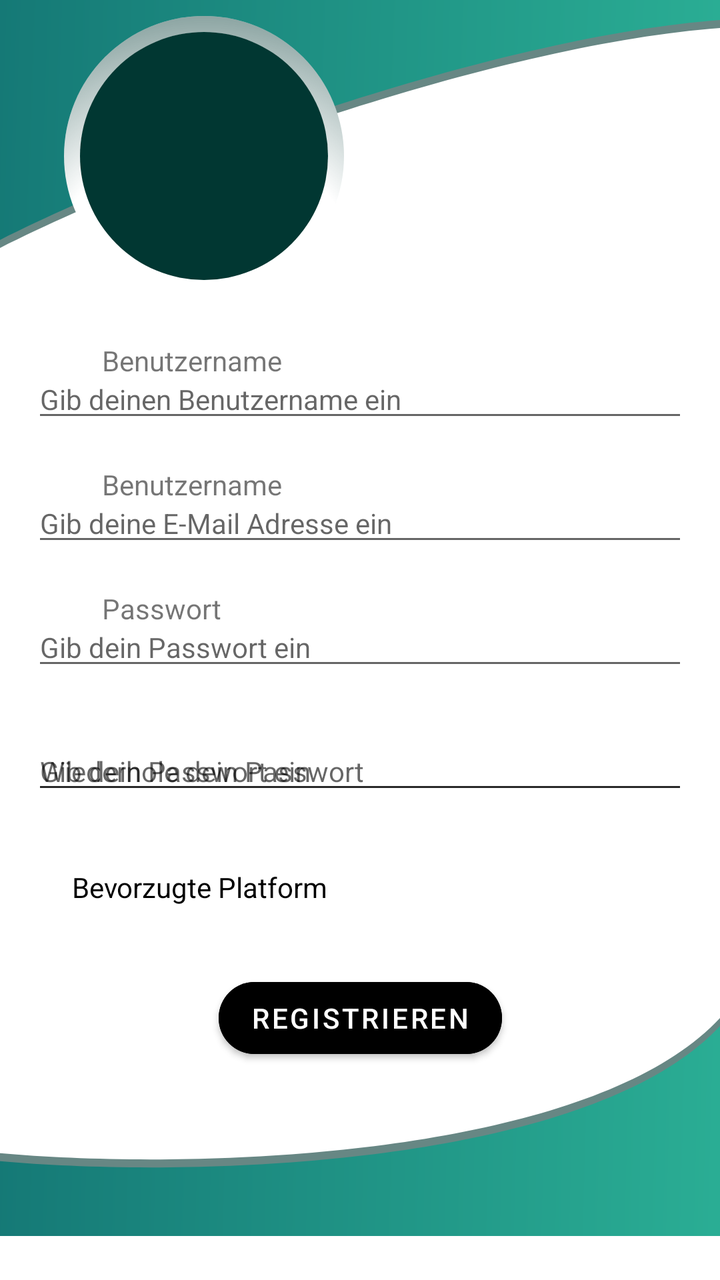
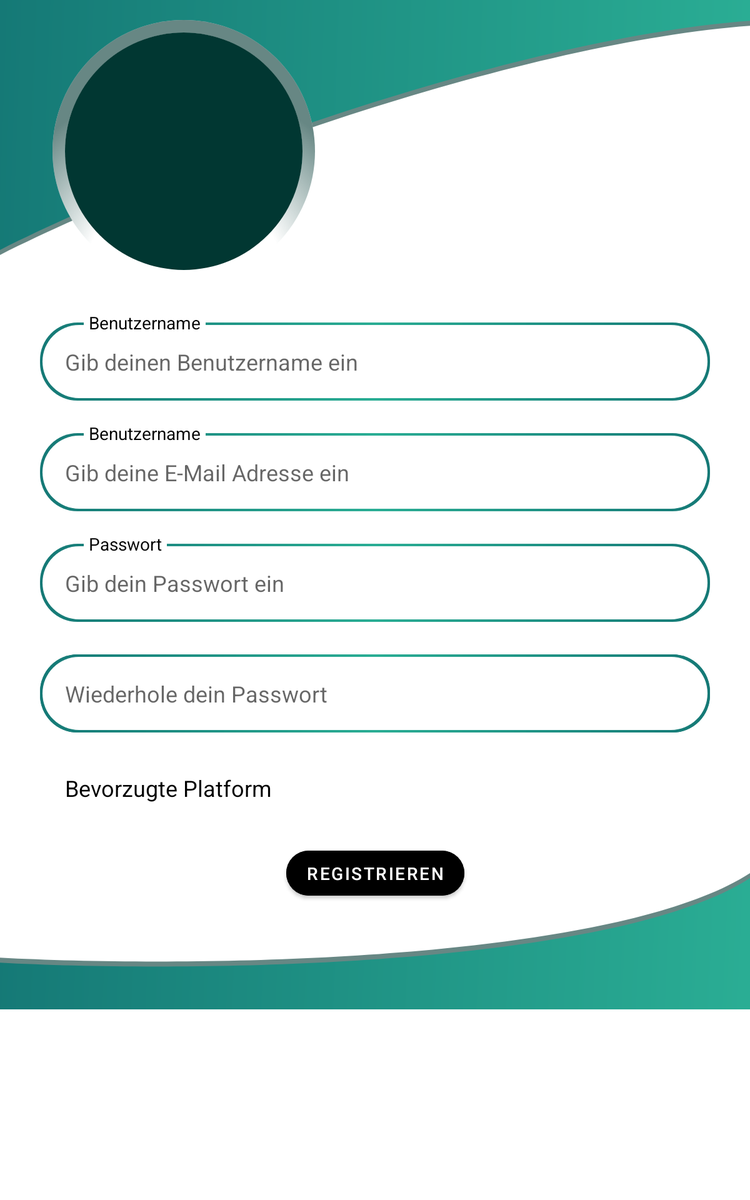

Compare how this app lays out the same screen by default and in its alternative resource folder. The renders come first, then the two layout files and the values they reference.
<!-- AndroidManifest.xml: application theme Theme.Themenschaedel -->
<!-- res/layout/fragment_register.xml -->
<?xml version="1.0" encoding="utf-8"?>
<androidx.constraintlayout.widget.ConstraintLayout xmlns:android="http://schemas.android.com/apk/res/android"
    xmlns:app="http://schemas.android.com/apk/res-auto"
    xmlns:tools="http://schemas.android.com/tools"
    android:id="@+id/fragment_register_layout_top"
    android:layout_width="match_parent"
    android:layout_height="match_parent"
    tools:context=".view.RegisterFragment">

  <ImageView
      android:id="@+id/fragment_register_curve_top_shadow"
      android:contentDescription="@string/contentDescription_curve_top_shadow"
      android:layout_width="0dp"
      android:layout_height="0dp"
      android:layout_marginTop="4dp"
      android:background="@drawable/ic_curve_top_register"
      android:backgroundTint="@color/secondaryColor_Alpha60"
      app:layout_constraintDimensionRatio="w,1:3"
      app:layout_constraintEnd_toEndOf="parent"
      app:layout_constraintStart_toStartOf="parent"
      app:layout_constraintTop_toTopOf="parent" />

  <ImageView
      android:id="@+id/fragment_register_curve_top"
      android:layout_width="0dp"
      android:contentDescription="@string/contentDescription_curve"
      android:layout_height="0dp"
      android:background="@drawable/ic_curve_top_register"
      app:layout_constraintDimensionRatio="w,1:3"
      app:layout_constraintEnd_toEndOf="parent"
      app:layout_constraintStart_toStartOf="parent"
      app:layout_constraintTop_toTopOf="parent" />

  <ImageView
      android:id="@+id/fragment_register_circle"
      android:layout_width="140dp"
      android:layout_height="0dp"
      android:contentDescription="@string/contentDescription_profile_field_background"
      android:layout_marginStart="32dp"
      android:layout_marginTop="8dp"
      android:background="@drawable/ic_circle"
      app:layout_constraintDimensionRatio="h,1:1"
      app:layout_constraintStart_toStartOf="parent"
      app:layout_constraintTop_toTopOf="parent" />

  <androidx.cardview.widget.CardView
      android:id="@+id/fragment_register_image_mask"
      android:layout_width="0dp"
      android:layout_height="0dp"
      android:layout_centerHorizontal="true"
      android:layout_marginStart="8dp"
      android:layout_marginTop="8dp"
      android:layout_marginEnd="8dp"
      android:layout_marginBottom="8dp"
      app:cardCornerRadius="66dp"
      app:cardElevation="0dp"
      app:layout_constraintBottom_toBottomOf="@+id/fragment_register_circle"
      app:layout_constraintDimensionRatio="h,1:1"
      app:layout_constraintEnd_toEndOf="@+id/fragment_register_circle"
      app:layout_constraintStart_toStartOf="@+id/fragment_register_circle"
      app:layout_constraintTop_toTopOf="@+id/fragment_register_circle">

    <ImageView
        android:id="@+id/fragment_register_image"
        android:layout_width="match_parent"
        android:layout_height="match_parent"
        android:contentDescription="@string/contentDescription_profile_image"
        android:src="@drawable/img_default_profile" />
  </androidx.cardview.widget.CardView>

  <ScrollView
      android:layout_width="match_parent"
      android:layout_height="0dp"
      app:layout_constraintBottom_toBottomOf="parent"
      app:layout_constraintEnd_toEndOf="parent"
      app:layout_constraintStart_toStartOf="parent"
      app:layout_constraintTop_toBottomOf="@+id/fragment_register_circle"
      app:layout_constraintVertical_bias="0.0">

    <androidx.constraintlayout.widget.ConstraintLayout
        android:layout_width="match_parent"
        android:layout_height="wrap_content">

      <EditText
          android:id="@+id/fragment_register_username"
          style="@style/Login.EditText"
          android:autofillHints="@string/profile_name_autofill"
          android:layout_width="0dp"
          android:layout_height="wrap_content"
          android:layout_marginStart="16dp"
          android:layout_marginTop="32dp"
          android:layout_marginEnd="16dp"
          android:ems="10"
          android:hint="@string/login_username_hint"
          android:inputType="textPersonName"
          app:layout_constraintEnd_toEndOf="parent"
          app:layout_constraintStart_toStartOf="parent"
          app:layout_constraintTop_toTopOf="parent" />

      <TextView
          android:id="@+id/fragment_register_username_hint"
          style="@style/Login.EditText_Hint"
          android:layout_width="wrap_content"
          android:layout_height="wrap_content"
          android:layout_marginStart="35dp"
          android:text="@string/profile_name_hint"
          app:layout_constraintBottom_toTopOf="@+id/fragment_register_username"
          app:layout_constraintStart_toStartOf="@+id/fragment_register_mail"
          app:layout_constraintTop_toTopOf="@+id/fragment_register_username" />

      <EditText
          android:id="@+id/fragment_register_mail"
          style="@style/Login.EditText"
          android:layout_width="0dp"
          android:layout_height="wrap_content"
          android:layout_marginStart="16dp"
          android:layout_marginTop="26dp"
          android:layout_marginEnd="16dp"
          android:autofillHints="@string/profile_email_autofill"
          android:ems="10"
          android:hint="@string/login_mail_hint"
          android:inputType="textEmailAddress"
          app:layout_constraintEnd_toEndOf="parent"
          app:layout_constraintStart_toStartOf="parent"
          app:layout_constraintTop_toBottomOf="@+id/fragment_register_username" />

      <TextView
          android:id="@+id/fragment_register_mail_hint"
          style="@style/Login.EditText_Hint"
          android:layout_width="wrap_content"
          android:layout_height="wrap_content"
          android:layout_marginStart="35dp"
          android:text="@string/profile_name_hint"
          app:layout_constraintBottom_toTopOf="@+id/fragment_register_mail"
          app:layout_constraintStart_toStartOf="@+id/fragment_register_mail"
          app:layout_constraintTop_toTopOf="@+id/fragment_register_mail" />

      <EditText
          android:id="@+id/fragment_register_password"
          style="@style/Login.EditText"
          android:autofillHints="@string/profile_password_autofill"
          android:layout_width="0dp"
          android:layout_height="wrap_content"
          android:layout_marginTop="26dp"
          android:ems="10"
          android:hint="@string/login_password_hint"
          android:inputType="textPassword"
          app:layout_constraintEnd_toEndOf="@+id/fragment_register_mail"
          app:layout_constraintStart_toStartOf="@+id/fragment_register_mail"
          app:layout_constraintTop_toBottomOf="@+id/fragment_register_mail" />

      <EditText
          android:id="@+id/fragment_register_password_again"
          style="@style/Login.EditText"
          android:autofillHints="@string/profile_password_autofill"
          android:layout_width="0dp"
          android:layout_height="wrap_content"
          android:layout_marginTop="26dp"
          android:ems="10"
          android:hint="@string/login_password_hint"
          android:inputType="textPassword"
          app:layout_constraintEnd_toEndOf="@+id/fragment_register_mail"
          app:layout_constraintHorizontal_bias="0.0"
          app:layout_constraintStart_toStartOf="@+id/fragment_register_mail"
          app:layout_constraintTop_toBottomOf="@+id/fragment_register_password" />

      <EditText
          android:id="@+id/fragment_register_password_again2"
          style="@style/Login.EditText"
          android:layout_width="0dp"
          android:layout_height="wrap_content"
          android:layout_marginTop="26dp"
          android:autofillHints="@string/profile_password_autofill"
          android:ems="10"
          android:hint="@string/login_password_again_hint"
          android:inputType="textPassword"
          app:layout_constraintEnd_toEndOf="@+id/fragment_register_mail"
          app:layout_constraintHorizontal_bias="0.0"
          app:layout_constraintStart_toStartOf="@+id/fragment_register_mail"
          app:layout_constraintTop_toBottomOf="@+id/fragment_register_password" />

      <TextView
          android:id="@+id/fragment_register_password_hint"
          style="@style/Login.EditText_Hint"
          android:layout_width="wrap_content"
          android:layout_height="wrap_content"
          android:text="@string/profile_password_hint"
          app:layout_constraintBottom_toTopOf="@+id/fragment_register_password"
          app:layout_constraintStart_toStartOf="@+id/fragment_register_mail_hint"
          app:layout_constraintTop_toTopOf="@+id/fragment_register_password" />

      <TextView
          android:id="@+id/fragment_register_plattfrom"
          android:layout_width="wrap_content"
          android:layout_height="wrap_content"
          android:layout_marginStart="20dp"
          android:layout_marginTop="32dp"
          android:layout_marginBottom="32dp"
          style="@style/Register.Subtitle"
          android:text="@string/login_choosen_platform"
          app:layout_constraintBottom_toTopOf="@+id/fragment_register_button"
          app:layout_constraintStart_toStartOf="@+id/fragment_register_password_again"
          app:layout_constraintTop_toBottomOf="@+id/fragment_register_password_again" />

      <ImageView
          android:id="@+id/fragment_register_curve_bottom_shadow"
          android:layout_width="0dp"
          android:contentDescription="@string/contentDescription_curve_bottom_shadow"
          android:layout_height="wrap_content"
          android:layout_marginBottom="4dp"
          android:background="@drawable/ic_curve_bottom_register"
          android:backgroundTint="@color/secondaryColor_Alpha60"
          app:layout_constraintBottom_toBottomOf="parent"
          app:layout_constraintEnd_toEndOf="parent"
          app:layout_constraintStart_toStartOf="parent" />

      <ImageView
          android:id="@+id/fragment_register_curve_bottom"
          android:layout_width="0dp"
          android:contentDescription="@string/contentDescription_curve"
          android:layout_height="wrap_content"
          android:background="@drawable/ic_curve_bottom_register"
          app:layout_constraintBottom_toBottomOf="parent"
          app:layout_constraintEnd_toEndOf="parent"
          app:layout_constraintStart_toStartOf="parent" />

      <Button
          android:id="@+id/fragment_register_button"
          android:layout_width="wrap_content"
          android:layout_height="wrap_content"
          android:backgroundTint="@color/black"
          android:text="@string/login_register_2"
          app:cornerRadius="20dp"
          app:layout_constraintBottom_toTopOf="@+id/fragment_register_curve_bottom_shadow"
          app:layout_constraintEnd_toEndOf="@+id/fragment_register_password_again"
          app:layout_constraintStart_toStartOf="@+id/fragment_register_password_again"
          app:layout_constraintTop_toTopOf="@+id/fragment_register_curve_bottom_shadow" />
    </androidx.constraintlayout.widget.ConstraintLayout>
  </ScrollView>

</androidx.constraintlayout.widget.ConstraintLayout>
<!-- resources referenced by this layout -->
<resources>
  <color name="black">#FF000000</color>
  <color name="secondaryColor_Alpha60">#99013732</color>
  <!-- drawable ic_circle (drawable) -->
  <?xml version="1.0" encoding="utf-8"?>
  <layer-list xmlns:android="http://schemas.android.com/apk/res/android">
      <item android:drawable="@drawable/ic_circle_background"/>
      <item android:drawable="@drawable/ic_circle_shadow"/>
  </layer-list>
  <!-- drawable img_default_profile (drawable) -->
  <?xml version="1.0" encoding="utf-8"?>
  <shape xmlns:android="http://schemas.android.com/apk/res/android"
      android:shape="rectangle">
  
      <solid android:color="@color/secondaryColor"/>
      <size android:height="100dp" android:width="100dp"/>
  
  </shape>
  <string name="contentDescription_curve">Eine wellenartige Form, die einen Verlauf hat</string>
  <string name="contentDescription_curve_bottom_shadow">Der Schatten der oberen Wellenform</string>
  <string name="contentDescription_curve_top_shadow">Der Schatten der oberen Wellenform</string>
  <string name="contentDescription_profile_field_background">Kreis hinter dem Profilbild</string>
  <string name="contentDescription_profile_image">Profilbild</string>
  <string name="login_choosen_platform">Bevorzugte Platform</string>
  <string name="login_mail_hint">Gib deine E-Mail Adresse ein</string>
  <string name="login_password_again_hint">Wiederhole dein Passwort</string>
  <string name="login_password_hint">Gib dein Passwort ein</string>
  <string name="login_register_2">registrieren</string>
  <string name="login_username_hint">Gib deinen Benutzername ein</string>
  <string name="profile_email_autofill">Deine E-Mail</string>
  <string name="profile_name_autofill">Dein Benutzername</string>
  <string name="profile_name_hint">Benutzername</string>
  <string name="profile_password_autofill">Dein Passwort</string>
  <string name="profile_password_hint">Passwort</string>
  <style name="Login.EditText_Hint">
          <item name="android:textSize">14sp</item>
          <item name="android:textAlignment">center</item>
          <item name="android:textColor">@color/onBackground</item>
          <item name="android:paddingStart">4dp</item>
          <item name="android:paddingEnd">4dp</item>
          <item name="android:background">@color/background</item>
      </style>
  <style name="Register.Subtitle">
          <item name="android:textSize">14sp</item>
          <item name="android:textColor">@color/onSurface</item>
      </style>
  <!-- from res/values-v28/ -->
  <style name="Theme.Themenschaedel" parent="Theme.Themenschaedel.Base">
          <item name="android:ambientShadowAlpha">0.1</item>
          <item name="android:outlineAmbientShadowColor">@color/primary</item>
          <item name="android:spotShadowAlpha">0.25</item>
          <item name="android:outlineSpotShadowColor">@color/primary</item>
      </style>
  <!-- drawable ic_circle_background (drawable) -->
  <?xml version="1.0" encoding="utf-8"?>
  <shape xmlns:android="http://schemas.android.com/apk/res/android" android:shape="oval">
      <solid android:color="@color/background"/>
      <size android:width="50dp" android:height="50dp"/>
  </shape>
  <color name="secondaryColor">#013732</color>
  <color name="teal">#018B8C</color>
  <color name="primaryColor">#2AAD94</color>
  <style name="HintText" parent="TextAppearance.Design.Hint">
          <item name="android:textSize">12sp</item>
          <item name="android:textColor">#7EAFA6</item>
      </style>
  <color name="onBackground">#FF000000</color>
  <color name="background">#FFFFFFFF</color>
  <color name="onSurface">#FF000000</color>
  <!-- from res/values-v21/ -->
  <style name="Theme.Themenschaedel.Base" parent="Theme.MaterialComponents.DayNight.NoActionBar">
          <item name="android:statusBarColor">@android:color/transparent</item>
      </style>
  <color name="secondaryColor_Alpha0">#00013732</color>
</resources>
<!-- res/layout-large/fragment_register.xml (the repository's variant of the layout above) -->
<!-- drawn on a 7-inch tablet held upright -->
<?xml version="1.0" encoding="utf-8"?>
<androidx.constraintlayout.widget.ConstraintLayout xmlns:android="http://schemas.android.com/apk/res/android"
    xmlns:app="http://schemas.android.com/apk/res-auto"
    xmlns:tools="http://schemas.android.com/tools"
    android:id="@+id/fragment_register_layout_top"
    android:layout_width="match_parent"
    android:layout_height="match_parent"
    tools:context=".view.RegisterFragment">

    <ImageView
        android:id="@+id/fragment_register_curve_top_shadow"
        android:contentDescription="@string/contentDescription_curve_top_shadow"
        android:layout_width="0dp"
        android:layout_height="0dp"
        android:layout_marginTop="4dp"
        android:background="@drawable/ic_curve_top_register"
        android:backgroundTint="@color/secondaryColor_Alpha60"
        app:layout_constraintDimensionRatio="w,1:3"
        app:layout_constraintEnd_toEndOf="parent"
        app:layout_constraintStart_toStartOf="parent"
        app:layout_constraintTop_toTopOf="parent" />

    <ImageView
        android:id="@+id/fragment_register_curve_top"
        android:layout_width="0dp"
        android:contentDescription="@string/contentDescription_curve"
        android:layout_height="0dp"
        android:background="@drawable/ic_curve_top_register"
        app:layout_constraintDimensionRatio="w,1:3"
        app:layout_constraintEnd_toEndOf="parent"
        app:layout_constraintStart_toStartOf="parent"
        app:layout_constraintTop_toTopOf="parent" />

    <ImageView
        android:id="@+id/fragment_register_circle"
        android:layout_width="210dp"
        android:layout_height="0dp"
        android:layout_marginStart="42dp"
        android:layout_marginTop="16dp"
        android:background="@drawable/ic_circle"
        android:contentDescription="@string/contentDescription_profile_field_background"
        app:layout_constraintDimensionRatio="h,1:1"
        app:layout_constraintStart_toStartOf="parent"
        app:layout_constraintTop_toTopOf="parent" />

    <androidx.cardview.widget.CardView
        android:id="@+id/fragment_register_image_mask"
        android:layout_width="0dp"
        android:layout_height="0dp"
        android:layout_centerHorizontal="true"
        android:layout_marginStart="10dp"
        android:layout_marginTop="10dp"
        android:layout_marginEnd="10dp"
        android:layout_marginBottom="10dp"
        app:cardCornerRadius="100dp"
        app:cardElevation="0dp"
        app:layout_constraintBottom_toBottomOf="@+id/fragment_register_circle"
        app:layout_constraintDimensionRatio="h,1:1"
        app:layout_constraintEnd_toEndOf="@+id/fragment_register_circle"
        app:layout_constraintStart_toStartOf="@+id/fragment_register_circle"
        app:layout_constraintTop_toTopOf="@+id/fragment_register_circle">

        <ImageView
            android:id="@+id/fragment_register_image"
            android:layout_width="match_parent"
            android:layout_height="match_parent"
            android:contentDescription="@string/contentDescription_profile_image"
            android:src="@drawable/img_default_profile" />
    </androidx.cardview.widget.CardView>

    <ScrollView
        android:layout_width="match_parent"
        android:layout_height="0dp"
        app:layout_constraintBottom_toBottomOf="parent"
        app:layout_constraintEnd_toEndOf="parent"
        app:layout_constraintStart_toStartOf="parent"
        app:layout_constraintTop_toBottomOf="@+id/fragment_register_circle"
        app:layout_constraintVertical_bias="0.0">

        <androidx.constraintlayout.widget.ConstraintLayout
            android:layout_width="match_parent"
            android:layout_height="wrap_content">

            <EditText
                android:id="@+id/fragment_register_username"
                style="@style/Login.EditText"
                android:layout_width="0dp"
                android:layout_height="wrap_content"
                android:layout_marginStart="32dp"
                android:layout_marginTop="32dp"
                android:layout_marginEnd="32dp"
                android:autofillHints="@string/profile_name_autofill"
                android:ems="10"
                android:hint="@string/login_username_hint"
                android:inputType="textPersonName"
                app:layout_constraintEnd_toEndOf="parent"
                app:layout_constraintStart_toStartOf="parent"
                app:layout_constraintTop_toTopOf="parent" />

            <TextView
                android:id="@+id/fragment_register_username_hint"
                style="@style/Login.EditText_Hint"
                android:layout_width="wrap_content"
                android:layout_height="wrap_content"
                android:layout_marginStart="35dp"
                android:text="@string/profile_name_hint"
                app:layout_constraintBottom_toTopOf="@+id/fragment_register_username"
                app:layout_constraintStart_toStartOf="@+id/fragment_register_mail"
                app:layout_constraintTop_toTopOf="@+id/fragment_register_username" />

            <EditText
                android:id="@+id/fragment_register_mail"
                style="@style/Login.EditText"
                android:layout_width="0dp"
                android:layout_height="wrap_content"
                android:layout_marginTop="26dp"
                android:autofillHints="@string/profile_email_autofill"
                android:ems="10"
                android:hint="@string/login_mail_hint"
                android:inputType="textEmailAddress"
                app:layout_constraintEnd_toEndOf="@+id/fragment_register_username"
                app:layout_constraintStart_toStartOf="@+id/fragment_register_username"
                app:layout_constraintTop_toBottomOf="@+id/fragment_register_username" />

            <TextView
                android:id="@+id/fragment_register_mail_hint"
                style="@style/Login.EditText_Hint"
                android:layout_width="wrap_content"
                android:layout_height="wrap_content"
                android:layout_marginStart="35dp"
                android:text="@string/profile_name_hint"
                app:layout_constraintBottom_toTopOf="@+id/fragment_register_mail"
                app:layout_constraintStart_toStartOf="@+id/fragment_register_mail"
                app:layout_constraintTop_toTopOf="@+id/fragment_register_mail" />

            <EditText
                android:id="@+id/fragment_register_password"
                style="@style/Login.EditText"
                android:layout_width="0dp"
                android:layout_height="wrap_content"
                android:layout_marginTop="26dp"
                android:autofillHints="@string/profile_password_autofill"
                android:ems="10"
                android:hint="@string/login_password_hint"
                android:inputType="textPassword"
                app:layout_constraintEnd_toEndOf="@+id/fragment_register_mail"
                app:layout_constraintStart_toStartOf="@+id/fragment_register_mail"
                app:layout_constraintTop_toBottomOf="@+id/fragment_register_mail" />

            <EditText
                android:id="@+id/fragment_register_password_again"
                style="@style/Login.EditText"
                android:layout_width="0dp"
                android:layout_height="wrap_content"
                android:layout_marginTop="26dp"
                android:autofillHints="@string/profile_password_autofill"
                android:ems="10"
                android:hint="@string/login_password_hint"
                android:inputType="textPassword"
                app:layout_constraintEnd_toEndOf="@+id/fragment_register_mail"
                app:layout_constraintHorizontal_bias="0.0"
                app:layout_constraintStart_toStartOf="@+id/fragment_register_mail"
                app:layout_constraintTop_toBottomOf="@+id/fragment_register_password" />

            <EditText
                android:id="@+id/fragment_register_password_again2"
                style="@style/Login.EditText"
                android:layout_width="0dp"
                android:layout_height="wrap_content"
                android:layout_marginTop="26dp"
                android:autofillHints="@string/profile_password_autofill"
                android:ems="10"
                android:hint="@string/login_password_again_hint"
                android:inputType="textPassword"
                app:layout_constraintEnd_toEndOf="@+id/fragment_register_mail"
                app:layout_constraintHorizontal_bias="0.0"
                app:layout_constraintStart_toStartOf="@+id/fragment_register_mail"
                app:layout_constraintTop_toBottomOf="@+id/fragment_register_password" />

            <TextView
                android:id="@+id/fragment_register_password_hint"
                style="@style/Login.EditText_Hint"
                android:layout_width="wrap_content"
                android:layout_height="wrap_content"
                android:text="@string/profile_password_hint"
                app:layout_constraintBottom_toTopOf="@+id/fragment_register_password"
                app:layout_constraintStart_toStartOf="@+id/fragment_register_mail_hint"
                app:layout_constraintTop_toTopOf="@+id/fragment_register_password" />

            <TextView
                android:id="@+id/fragment_register_plattfrom"
                style="@style/Register.Subtitle"
                android:layout_width="wrap_content"
                android:layout_height="wrap_content"
                android:layout_marginStart="20dp"
                android:layout_marginTop="32dp"
                android:layout_marginBottom="32dp"
                android:text="@string/login_choosen_platform"
                app:layout_constraintBottom_toTopOf="@+id/fragment_register_button"
                app:layout_constraintStart_toStartOf="@+id/fragment_register_password_again"
                app:layout_constraintTop_toBottomOf="@+id/fragment_register_password_again" />

            <ImageView
                android:id="@+id/fragment_register_curve_bottom_shadow"
                android:layout_width="0dp"
                android:layout_height="wrap_content"
                android:layout_marginBottom="4dp"
                android:background="@drawable/ic_curve_bottom_register"
                android:backgroundTint="@color/secondaryColor_Alpha60"
                android:contentDescription="@string/contentDescription_curve_bottom_shadow"
                app:layout_constraintBottom_toBottomOf="parent"
                app:layout_constraintEnd_toEndOf="parent"
                app:layout_constraintStart_toStartOf="parent" />

            <ImageView
                android:id="@+id/fragment_register_curve_bottom"
                android:layout_width="0dp"
                android:layout_height="wrap_content"
                android:background="@drawable/ic_curve_bottom_register"
                android:contentDescription="@string/contentDescription_curve"
                app:layout_constraintBottom_toBottomOf="parent"
                app:layout_constraintEnd_toEndOf="parent"
                app:layout_constraintStart_toStartOf="parent" />

            <Button
                android:id="@+id/fragment_register_button"
                android:layout_width="wrap_content"
                android:layout_height="wrap_content"
                android:backgroundTint="@color/black"
                android:text="@string/login_register_2"
                app:cornerRadius="20dp"
                app:layout_constraintBottom_toTopOf="@+id/fragment_register_curve_bottom_shadow"
                app:layout_constraintEnd_toEndOf="@+id/fragment_register_password_again"
                app:layout_constraintStart_toStartOf="@+id/fragment_register_password_again"
                app:layout_constraintTop_toTopOf="@+id/fragment_register_curve_bottom_shadow" />
        </androidx.constraintlayout.widget.ConstraintLayout>
    </ScrollView>

</androidx.constraintlayout.widget.ConstraintLayout>
<!-- resources referenced by the variant -->
<!-- as a 7-inch tablet held upright resolves them -->
<resources>
  <color name="black">#FF000000</color>
  <color name="secondaryColor_Alpha60">#99013732</color>
  <!-- drawable ic_circle (drawable) -->
  <?xml version="1.0" encoding="utf-8"?>
  <layer-list xmlns:android="http://schemas.android.com/apk/res/android">
      <item android:drawable="@drawable/ic_circle_background"/>
      <item android:drawable="@drawable/ic_circle_shadow"/>
  </layer-list>
  <!-- drawable ic_curve_bottom_register (drawable) -->
  <vector xmlns:android="http://schemas.android.com/apk/res/android"
      android:width="502.63dp"
      android:height="104.87dp"
      android:viewportWidth="502.63"
      android:viewportHeight="104.87">
    <path
        android:fillColor="@color/curve_gradient_login"
        android:pathData="M0,67.53C143,76.63 413.07,69 502.63,0V104.87H0Z"/>
  </vector>
  <!-- drawable img_default_profile (drawable) -->
  <?xml version="1.0" encoding="utf-8"?>
  <shape xmlns:android="http://schemas.android.com/apk/res/android"
      android:shape="rectangle">
  
      <solid android:color="@color/secondaryColor"/>
      <size android:height="100dp" android:width="100dp"/>
  
  </shape>
  <string name="contentDescription_curve">Eine wellenartige Form, die einen Verlauf hat</string>
  <string name="contentDescription_curve_bottom_shadow">Der Schatten der oberen Wellenform</string>
  <string name="contentDescription_curve_top_shadow">Der Schatten der oberen Wellenform</string>
  <string name="contentDescription_profile_field_background">Kreis hinter dem Profilbild</string>
  <string name="contentDescription_profile_image">Profilbild</string>
  <string name="login_choosen_platform">Bevorzugte Platform</string>
  <string name="login_mail_hint">Gib deine E-Mail Adresse ein</string>
  <string name="login_password_again_hint">Wiederhole dein Passwort</string>
  <string name="login_password_hint">Gib dein Passwort ein</string>
  <string name="login_register_2">registrieren</string>
  <string name="login_username_hint">Gib deinen Benutzername ein</string>
  <string name="profile_email_autofill">Deine E-Mail</string>
  <string name="profile_name_autofill">Dein Benutzername</string>
  <string name="profile_name_hint">Benutzername</string>
  <string name="profile_password_autofill">Dein Passwort</string>
  <string name="profile_password_hint">Passwort</string>
  <!-- from res/values-large/ -->
  <style name="Login.EditText">
          <item name="android:background">@drawable/custom_edit_text_gradient_pill</item>
          <item name="android:paddingTop">19dp</item>
          <item name="android:paddingBottom">19dp</item>
          <item name="android:paddingStart">20dp</item>
          <item name="android:paddingEnd">20dp</item>
      </style>
  <!-- from res/values-large/ -->
  <style name="Register.Subtitle">
          <item name="android:textSize">18sp</item>
          <item name="android:textColor">@color/onSurface</item>
      </style>
  <!-- from res/values-large/ -->
  <style name="Theme.Themenschaedel" parent="Theme.Themenschaedel.Base" />
  <!-- drawable ic_circle_background (drawable) -->
  <?xml version="1.0" encoding="utf-8"?>
  <shape xmlns:android="http://schemas.android.com/apk/res/android" android:shape="oval">
      <solid android:color="@color/background"/>
      <size android:width="50dp" android:height="50dp"/>
  </shape>
  <color name="secondaryColor">#013732</color>
  <color name="onBackground">#FF000000</color>
  <color name="background">#FFFFFFFF</color>
  <color name="onSurface">#FF000000</color>
  <color name="secondaryColor_Alpha0">#00013732</color>
  <color name="primaryDarkColor">#157976</color>
  <color name="primaryColor">#2AAD94</color>
  <color name="white">#FFFFFFFF</color>
  <color name="secondaryDarkColor">#FF79D7</color>
  <color name="tealDark">#1D5C71</color>
</resources>
